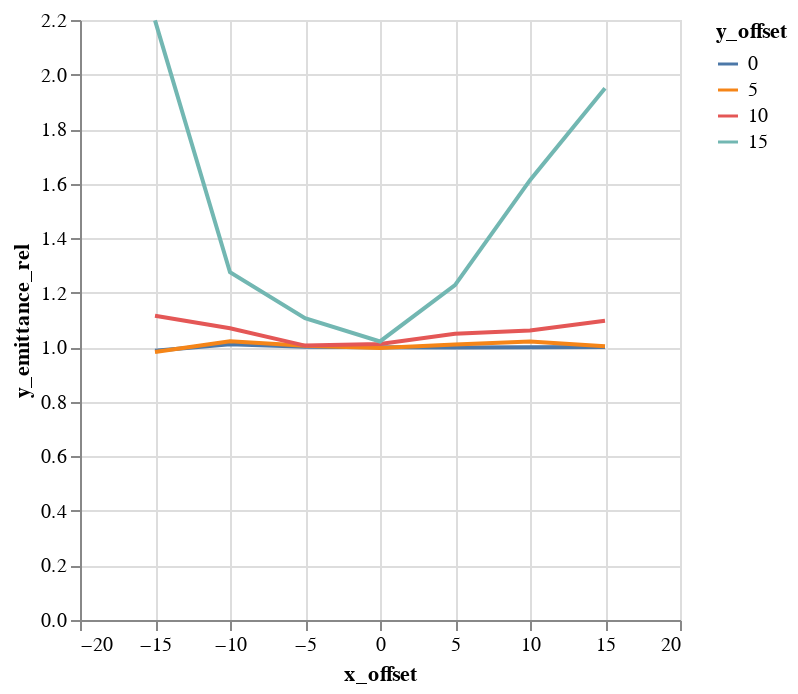

The notebook cell this image was saved under:
### Code cell
alt.Chart(emit_df).mark_line().encode(
    color='y_offset:N',
    x='x_offset',
    y='y_emittance_rel',
)

### Figure 1 — Vega-Lite specification as saved in the notebook (floating-point values rounded to 4 significant figures)
{"$schema": "https://vega.github.io/schema/vega-lite/v1.2.1.json", "data": {"values": [{"losses": 166, "relbeta": 0.002308, "sourceID": 16777222, "sourceName": "x_-15_y_0", "x_emittance": 1.614, "x_emittance_rel": 0.9955, "x_norm_emittance": 0.003725, "x_offset": -15, "y_emittance": 1.552, "y_emittance_rel": 0.987, "y_norm_emittance": 0.003582, "y_offset": 0}, {"losses": 156, "relbeta": 0.002308, "sourceID": 16777229, "sourceName": "x_-15_y_5", "x_emittance": 1.589, "x_emittance_rel": 0.9977, "x_norm_emittance": 0.003669, "x_offset": -15, "y_emittance": 1.566, "y_emittance_rel": 0.9824, "y_norm_emittance": 0.003614, "y_offset": 5}, {"losses": 158, "relbeta": 0.002308, "sourceID": 16777236, "sourceName": "x_-15_y_10", "x_emittance": 2.059, "x_emittance_rel": 1.273, "x_norm_emittance": 0.004752, "x_offset": -15, "y_emittance": 1.781, "y_emittance_rel": 1.115, "y_norm_emittance": 0.004111, "y_offset": 10}, {"losses": 144, "relbeta": 0.002309, "sourceID": 16777243, "sourceName": "x_-15_y_15", "x_emittance": 2.979, "x_emittance_rel": 1.782, "x_norm_emittance": 0.006876, "x_offset": -15, "y_emittance": 3.654, "y_emittance_rel": 2.198, "y_norm_emittance": 0.008434, "y_offset": 15}, {"losses": 2, "relbeta": 0.002308, "sourceID": 16777220, "sourceName": "x_-10_y_0", "x_emittance": 1.711, "x_emittance_rel": 1.075, "x_norm_emittance": 0.003949, "x_offset": -10, "y_emittance": 1.57, "y_emittance_rel": 1.011, "y_norm_emittance": 0.003625, "y_offset": 0}, {"losses": 2, "relbeta": 0.002308, "sourceID": 16777227, "sourceName": "x_-10_y_5", "x_emittance": 1.702, "x_emittance_rel": 1.055, "x_norm_emittance": 0.003928, "x_offset": -10, "y_emittance": 1.614, "y_emittance_rel": 1.022, "y_norm_emittance": 0.003727, "y_offset": 5}, {"losses": 3, "relbeta": 0.002308, "sourceID": 16777234, "sourceName": "x_-10_y_10", "x_emittance": 1.714, "x_emittance_rel": 1.153, "x_norm_emittance": 0.003957, "x_offset": -10, "y_emittance": 1.781, "y_emittance_rel": 1.07, "y_norm_emittance": 0.004112, "y_offset": 10}, {"losses": 1, "relbeta": 0.002308, "sourceID": 16777241, "sourceName": "x_-10_y_15", "x_emittance": 1.977, "x_emittance_rel": 1.364, "x_norm_emittance": 0.004564, "x_offset": -10, "y_emittance": 2.084, "y_emittance_rel": 1.275, "y_norm_emittance": 0.00481, "y_offset": 15}, {"losses": 0, "relbeta": 0.002308, "sourceID": 16777218, "sourceName": "x_-5_y_0", "x_emittance": 1.678, "x_emittance_rel": 1.001, "x_norm_emittance": 0.003874, "x_offset": -5, "y_emittance": 1.721, "y_emittance_rel": 1.002, "y_norm_emittance": 0.003974, "y_offset": 0}, {"losses": 0, "relbeta": 0.002308, "sourceID": 16777225, "sourceName": "x_-5_y_5", "x_emittance": 1.532, "x_emittance_rel": 1.005, "x_norm_emittance": 0.003536, "x_offset": -5, "y_emittance": 1.635, "y_emittance_rel": 1.005, "y_norm_emittance": 0.003773, "y_offset": 5}, {"losses": 0, "relbeta": 0.002308, "sourceID": 16777232, "sourceName": "x_-5_y_10", "x_emittance": 1.535, "x_emittance_rel": 1.016, "x_norm_emittance": 0.003544, "x_offset": -5, "y_emittance": 1.555, "y_emittance_rel": 1.006, "y_norm_emittance": 0.003589, "y_offset": 10}, {"losses": 0, "relbeta": 0.002308, "sourceID": 16777239, "sourceName": "x_-5_y_15", "x_emittance": 1.824, "x_emittance_rel": 1.078, "x_norm_emittance": 0.004211, "x_offset": -5, "y_emittance": 1.666, "y_emittance_rel": 1.107, "y_norm_emittance": 0.003846, "y_offset": 15}, {"losses": 0, "relbeta": 0.002308, "sourceID": 16777216, "sourceName": "x_0_y_0", "x_emittance": 1.542, "x_emittance_rel": 1.001, "x_norm_emittance": 0.00356, "x_offset": 0, "y_emittance": 1.536, "y_emittance_rel": 0.9997, "y_norm_emittance": 0.003546, "y_offset": 0}, {"losses": 0, "relbeta": 0.002308, "sourceID": 16777223, "sourceName": "x_0_y_5", "x_emittance": 1.551, "x_emittance_rel": 1.007, "x_norm_emittance": 0.003582, "x_offset": 0, "y_emittance": 1.53, "y_emittance_rel": 0.997, "y_norm_emittance": 0.003533, "y_offset": 5}, {"losses": 0, "relbeta": 0.002308, "sourceID": 16777230, "sourceName": "x_0_y_10", "x_emittance": 1.434, "x_emittance_rel": 1.022, "x_norm_emittance": 0.003311, "x_offset": 0, "y_emittance": 1.493, "y_emittance_rel": 1.012, "y_norm_emittance": 0.003448, "y_offset": 10}, {"losses": 0, "relbeta": 0.002308, "sourceID": 16777237, "sourceName": "x_0_y_15", "x_emittance": 1.801, "x_emittance_rel": 1.018, "x_norm_emittance": 0.004157, "x_offset": 0, "y_emittance": 1.647, "y_emittance_rel": 1.021, "y_norm_emittance": 0.003802, "y_offset": 15}, {"losses": 0, "relbeta": 0.002308, "sourceID": 16777217, "sourceName": "x_5_y_0", "x_emittance": 1.555, "x_emittance_rel": 1.003, "x_norm_emittance": 0.00359, "x_offset": 5, "y_emittance": 1.673, "y_emittance_rel": 0.9994, "y_norm_emittance": 0.003863, "y_offset": 0}, {"losses": 0, "relbeta": 0.002308, "sourceID": 16777224, "sourceName": "x_5_y_5", "x_emittance": 1.622, "x_emittance_rel": 1.012, "x_norm_emittance": 0.003744, "x_offset": 5, "y_emittance": 1.488, "y_emittance_rel": 1.01, "y_norm_emittance": 0.003435, "y_offset": 5}, {"losses": 0, "relbeta": 0.002308, "sourceID": 16777231, "sourceName": "x_5_y_10", "x_emittance": 1.514, "x_emittance_rel": 1.035, "x_norm_emittance": 0.003494, "x_offset": 5, "y_emittance": 1.672, "y_emittance_rel": 1.049, "y_norm_emittance": 0.00386, "y_offset": 10}, {"losses": 0, "relbeta": 0.002308, "sourceID": 16777238, "sourceName": "x_5_y_15", "x_emittance": 1.871, "x_emittance_rel": 1.17, "x_norm_emittance": 0.004318, "x_offset": 5, "y_emittance": 1.932, "y_emittance_rel": 1.228, "y_norm_emittance": 0.004461, "y_offset": 15}, {"losses": 0, "relbeta": 0.002309, "sourceID": 16777219, "sourceName": "x_10_y_0", "x_emittance": 1.585, "x_emittance_rel": 1.043, "x_norm_emittance": 0.003659, "x_offset": 10, "y_emittance": 1.6, "y_emittance_rel": 1.0, "y_norm_emittance": 0.003693, "y_offset": 0}, {"losses": 0, "relbeta": 0.002308, "sourceID": 16777226, "sourceName": "x_10_y_5", "x_emittance": 1.494, "x_emittance_rel": 1.032, "x_norm_emittance": 0.003448, "x_offset": 10, "y_emittance": 1.538, "y_emittance_rel": 1.021, "y_norm_emittance": 0.00355, "y_offset": 5}, {"losses": 0, "relbeta": 0.002308, "sourceID": 16777233, "sourceName": "x_10_y_10", "x_emittance": 1.856, "x_emittance_rel": 1.065, "x_norm_emittance": 0.004284, "x_offset": 10, "y_emittance": 1.711, "y_emittance_rel": 1.061, "y_norm_emittance": 0.00395, "y_offset": 10}, {"losses": 0, "relbeta": 0.002308, "sourceID": 16777240, "sourceName": "x_10_y_15", "x_emittance": 2.365, "x_emittance_rel": 1.504, "x_norm_emittance": 0.00546, "x_offset": 10, "y_emittance": 2.437, "y_emittance_rel": 1.613, "y_norm_emittance": 0.005627, "y_offset": 15}, {"losses": 0, "relbeta": 0.002308, "sourceID": 16777221, "sourceName": "x_15_y_0", "x_emittance": 2.129, "x_emittance_rel": 1.42, "x_norm_emittance": 0.004914, "x_offset": 15, "y_emittance": 1.58, "y_emittance_rel": 1.001, "y_norm_emittance": 0.003646, "y_offset": 0}, {"losses": 1, "relbeta": 0.002308, "sourceID": 16777228, "sourceName": "x_15_y_5", "x_emittance": 2.059, "x_emittance_rel": 1.31, "x_norm_emittance": 0.004753, "x_offset": 15, "y_emittance": 1.491, "y_emittance_rel": 1.003, "y_norm_emittance": 0.003441, "y_offset": 5}, {"losses": 0, "relbeta": 0.002308, "sourceID": 16777235, "sourceName": "x_15_y_10", "x_emittance": 1.999, "x_emittance_rel": 1.232, "x_norm_emittance": 0.004614, "x_offset": 15, "y_emittance": 1.773, "y_emittance_rel": 1.097, "y_norm_emittance": 0.004094, "y_offset": 10}, {"losses": 0, "relbeta": 0.002308, "sourceID": 16777242, "sourceName": "x_15_y_15", "x_emittance": 2.604, "x_emittance_rel": 1.719, "x_norm_emittance": 0.006012, "x_offset": 15, "y_emittance": 3.095, "y_emittance_rel": 1.95, "y_norm_emittance": 0.007145, "y_offset": 15}]}, "encoding": {"color": {"field": "y_offset", "type": "nominal"}, "x": {"field": "x_offset", "type": "quantitative"}, "y": {"field": "y_emittance_rel", "type": "quantitative"}}, "mark": "line"}
